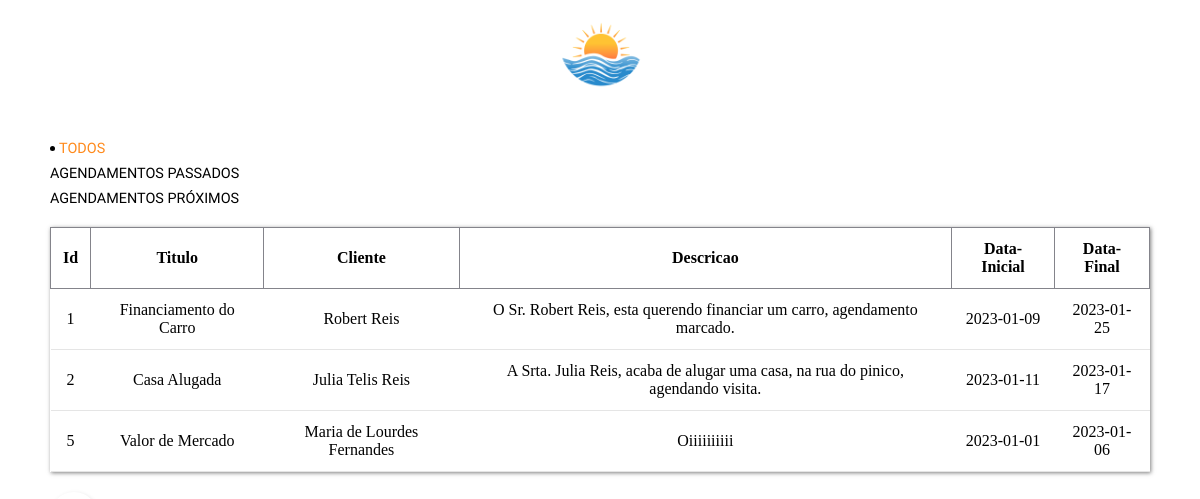
The page / on the database its author committed.
### tables this page shows
CREATE TABLE `agendamento` (
  `id_agenda` int NOT NULL AUTO_INCREMENT,
  `cliente_agenda` varchar(125) DEFAULT NULL,
  `titulo_agenda` varchar(50) DEFAULT NULL,
  `descricao_agenda` varchar(255) DEFAULT NULL,
  `data_inicial_agenda` date DEFAULT NULL,
  `data_final_agenda` date DEFAULT NULL,
  PRIMARY KEY (`id_agenda`)
);

### index.php (the view, shortened to what this page needs)
<?php
    include_once('./config.php');
    $sqlCadastros = "SELECT * FROM agendamento";
    $result = $conexao->query($sqlCadastros);
?>
<!DOCTYPE html>
<html lang="en">
  <head>
    <link rel="stylesheet" href="/css/reset.css" />
    <link rel="stylesheet" href="/css/style.css" />
  </head>
  <body>
    <header class="header">
      <div class="img">
        <img src="/imagens/logo.png" alt="logo-empresa" />
      </div>
    </header>
    <main class="main" id='principal'>
      <div class="agendamentos">
        <ul class="agendamentos-menu" id='filtros'>
          <li class="agenda-on">Todos</li>
          <li>Agendamentos Passados</li>
          <li>Agendamentos Próximos</li>
        </ul>
      </div>
      <div >
      <table class="table" >
        <thead>
          <tr>
            <th>id</th>
            <th>titulo</th>
            <th>cliente</th>
            <th>descricao</th>
            <th>data-inicial</th>
            <th>data-final</th>
          </tr>
        </thead>
        <tbody>
        <?php
        while($user_data = mysqli_fetch_assoc($result)){
          echo "<tr id='agenda'>";
          echo"<td id='id-a'>".$user_data['id_agenda'];"</td>";
          echo"<td id='titulo'>".$user_data['titulo_agenda'];"</td>";
          echo"<td id='cliente'>".$user_data['cliente_agenda'];"</td>";
          echo"<td id='descr'>".$user_data['descricao_agenda'];"</td>";
          echo"<td id='data-i'>".$user_data['data_inicial_agenda'];"</td>";
          echo"<td id='data-f'>".$user_data['data_final_agenda'];"</td>";
        echo "</tr> ";
        }
        ?>
        </tbody>
      </table>
      <div class='icone-adicionar'>
      </div>
    </div>
    </main>
  </body>
</html>

### css/style.css (style rules this page uses)
:root { --font: "Red Hat Text", sans-serif; }
html { height: 100vh; }
.header .img { width: 120px; height: 120px; margin: 0 auto; }
.main { margin: 0 auto; width: 1100px; }
.agendamentos .agendamentos-menu { display: grid; gap: 8px; margin: 20px auto; }
.agendamentos .agendamentos-menu li { font-family: var(--font); font-size: 0.9rem; text-transform: uppercase; }
.agendamentos .agendamentos-menu .agenda-on { color: #ff8a1c; }
.agendamentos .agendamentos-menu .agenda-on::after { display: none; }
.agendamentos .agendamentos-menu .agenda-on::before { display: inline-block; content: ""; width: 5px; height: 5px; background: #000000; border-radius: 50%; margin-right: 4px; margin-bottom: 2px; }
.table { width: 1100px; margin: 20px 0; box-shadow: 1px 1px 4px rgba(0, 0, 0, 0.5); border-collapse: collapse; }
.table tr th { padding: 12px; border: 1px solid rgb(132, 132, 139); border-radius: 12px 10px 0px 0px; text-transform: capitalize; }
.table tr td { padding: 12px; text-align: center; }
.table tr { border-bottom: 1px solid rgba(0, 0, 0, 0.1); }
.icone-adicionar { display: block; align-items: center; padding: 12px; width: fit-content; height: 24px; box-shadow: 1px 1px 4px rgba(0, 0, 0, 0.1); border-radius: 50%; }

### rows shown on the page
agendamento: id_agenda "1", titulo_agenda "Financiamento do Carro", cliente_agenda "Robert Reis", descricao_agenda "O Sr. Robert Reis, esta querendo financiar um carro, agendamento marcado.", data_inicial_agenda "2023-01-09", data_final_agenda "2023-01-25"
agendamento: id_agenda "2", titulo_agenda "Casa Alugada", cliente_agenda "Julia Telis Reis", descricao_agenda "A Srta. Julia Reis, acaba de alugar uma casa, na rua do pinico, agendando visita.", data_inicial_agenda "2023-01-11", data_final_agenda "2023-01-17"
agendamento: id_agenda "5", titulo_agenda "Valor de Mercado", cliente_agenda "Maria de Lourdes Fernandes", descricao_agenda "Oiiiiiiiiii", data_inicial_agenda "2023-01-01", data_final_agenda "2023-01-06"
